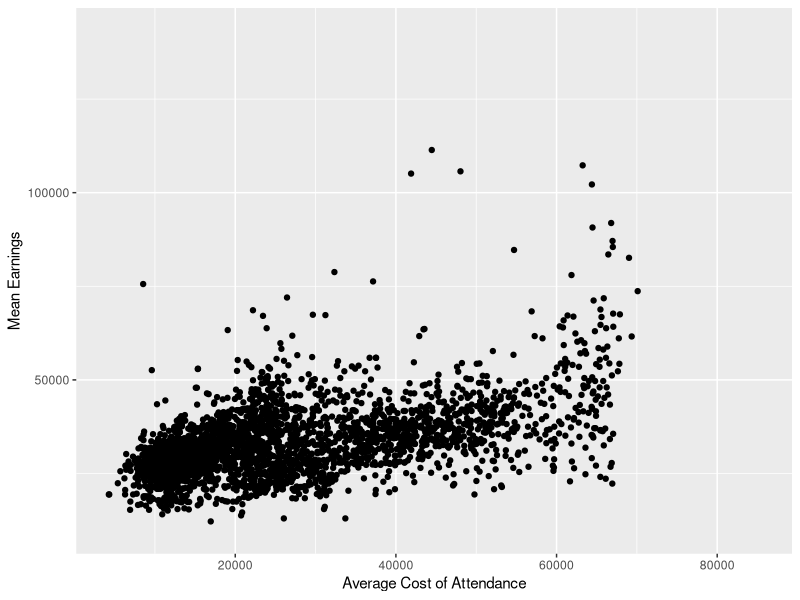
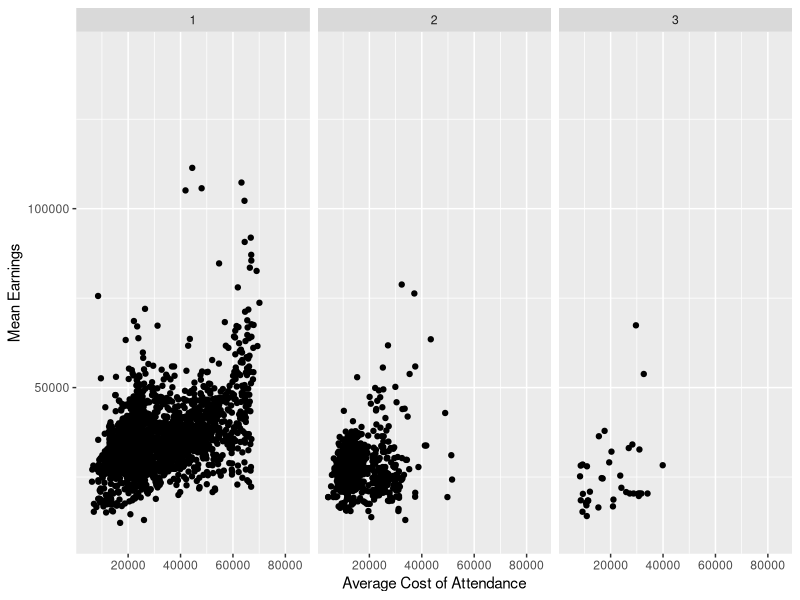
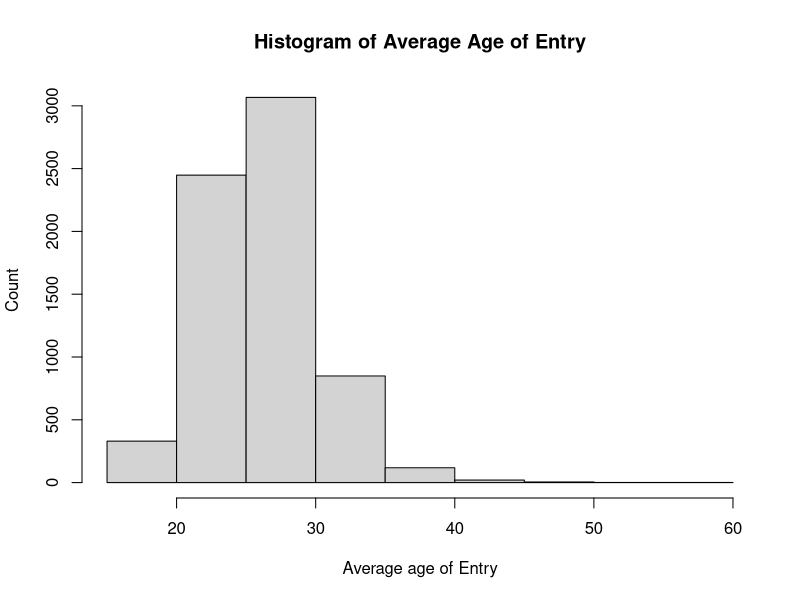
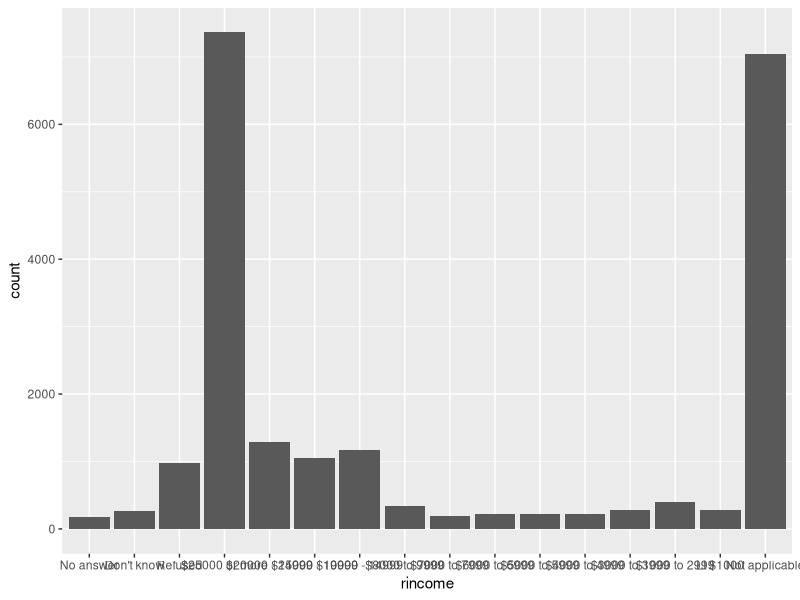
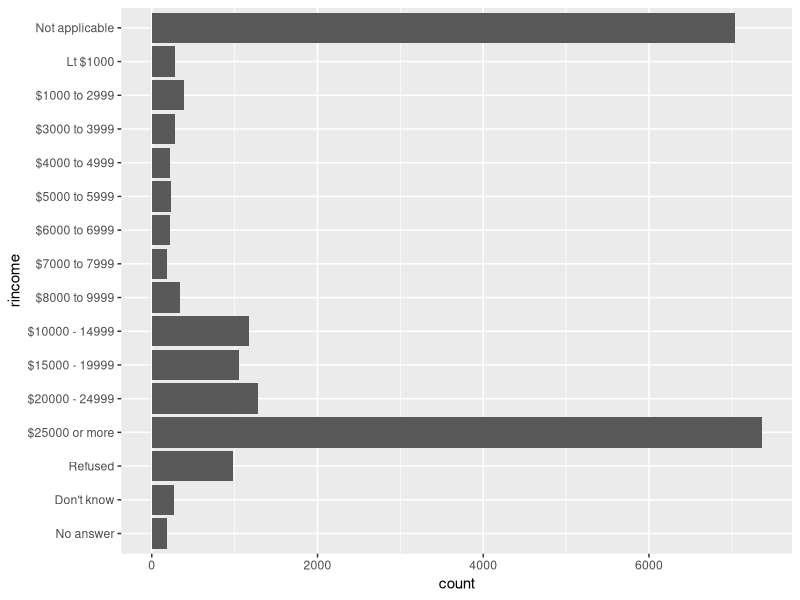
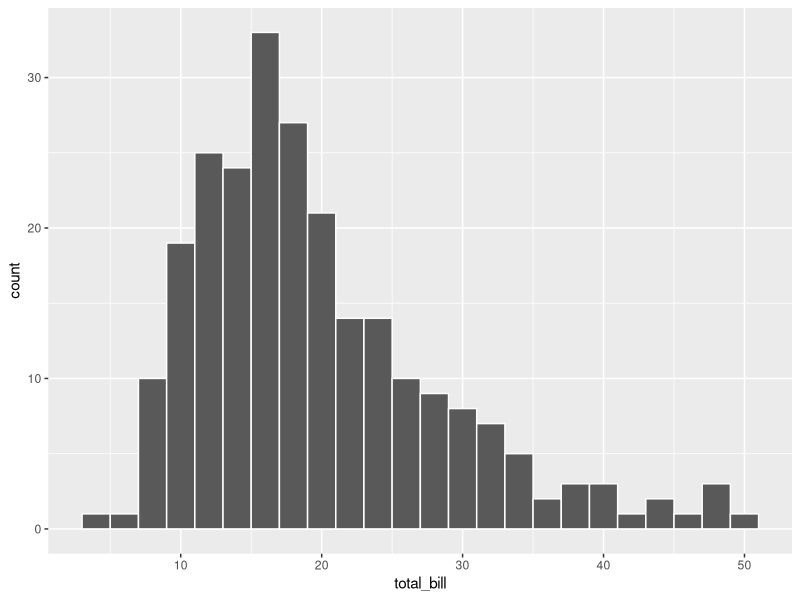
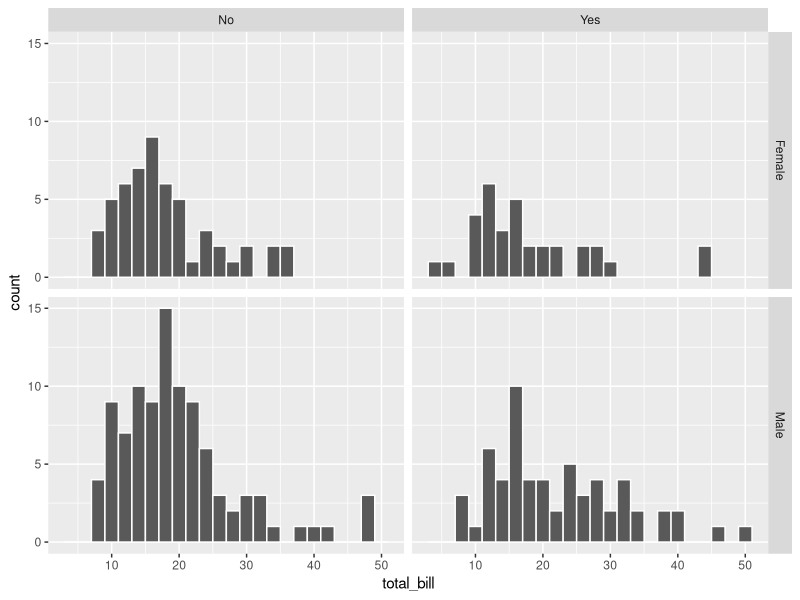

These figures' R source, in order:
## ---- chunk 1
knitr::opts_chunk$set(echo = TRUE)
options(scipen = 999)
## ---- chunk 2
library(tidyverse)		
library(stringr)           
library(dplyr)
library(ggplot2)		
library(tidyr)              
library(reshape2)
library(readr)			
library(forcats)
library(ggthemes)
## ---- chunk 3
college <- read_csv("college_score.csv")
str(college)
## ---- chunk 4
college$MN_EARN_WNE_P6<- as.numeric(as.character(college$MN_EARN_WNE_P6))
college$GRAD_DEBT_MDN<- as.numeric(as.character(college$GRAD_DEBT_MDN))
college$AGE_ENTRY<- as.numeric(as.character(college$AGE_ENTRY))
## ---- chunk 5
college %>% 
  ggplot(aes(COSTT4_A, MN_EARN_WNE_P6)) +
  geom_point() +
  labs(x = "Average Cost of Attendance", y = "Mean Earnings", main = "Relation between Attendance cost and Average Earnings")

college %>% 
  ggplot(aes(COSTT4_A, MN_EARN_WNE_P6)) +
  geom_point() +
  labs(x = "Average Cost of Attendance", y = "Mean Earnings", main = "Relation between Attendance cost and Average Earnings") +
  facet_wrap(~ICLEVEL)

## ---- chunk 6
hist(college$AGE_ENTRY, xlab = "Average age of Entry", ylab = "Count", main = "Histogram of Average Age of Entry")
## ---- chunk 7
college %>% 
  select(INSTNM, AGE_ENTRY) %>% 
  arrange(desc(AGE_ENTRY)) %>% 
  head(n = 10)
## ---- chunk 8
americandf <- college %>% 
  filter(str_detect(INSTNM, "American University"))
americandf
## ---- chunk 9
college %>%
  filter(SAT_AVG > 1000) %>% 
  nrow()
## ---- chunk 10
college %>% 
  arrange(desc(SAT_AVG)) %>% 
  head(n = 10)
## ---- chunk 11
class(gss_cat$rincome)
ggplot(gss_cat, aes(rincome)) +
  geom_bar()
## ---- chunk 12
ggplot(gss_cat, aes(rincome)) +
  geom_bar() +
  coord_flip()
## ---- chunk 13
str(tips)
## ---- chunk 14
levels(tips$day)
## ---- chunk 15
table(tips$day)
## ---- chunk 16
tips %>% 
  ggplot() +
  geom_histogram(aes(total_bill), color = "white", bins = 30, binwidth = 2)

## ---- chunk 17
tips %>% 
  ggplot() +
  geom_histogram(aes(total_bill), color = "white", bins = 30, binwidth = 2) +
  facet_grid(sex ~ smoker)
## ---- chunk 18
str_subset(stringr::words, "tion|ing$")
